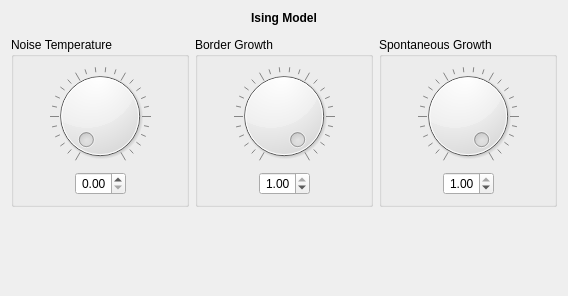
<?xml version="1.0" encoding="UTF-8"?>
<ui version="4.0">
 <class>IsingWidget</class>
 <widget class="QWidget" name="IsingWidget">
  <property name="geometry">
   <rect>
    <x>0</x>
    <y>0</y>
    <width>568</width>
    <height>296</height>
   </rect>
  </property>
  <property name="windowTitle">
   <string>Form</string>
  </property>
  <property name="whatsThis">
   <string notr="true">https://forum.bossa.org/t/open-other-ising/12928/1</string>
  </property>
  <layout class="QVBoxLayout" name="verticalLayout">
   <item>
    <widget class="QLabel" name="nameLabel">
     <property name="font">
      <font>
       <bold>true</bold>
      </font>
     </property>
     <property name="text">
      <string>Ising Model</string>
     </property>
     <property name="alignment">
      <set>Qt::AlignmentFlag::AlignCenter</set>
     </property>
    </widget>
   </item>
   <item>
    <widget class="ServicePresetWidget" name="preset" native="true"/>
   </item>
   <item>
    <layout class="QHBoxLayout" name="horizontalLayout_3">
     <item>
      <widget class="QGroupBox" name="groupBox">
       <property name="title">
        <string>Noise Temperature</string>
       </property>
       <layout class="QVBoxLayout" name="verticalLayout_6">
        <item>
         <widget class="QDial" name="tempDial">
          <property name="maximum">
           <number>100</number>
          </property>
          <property name="orientation">
           <enum>Qt::Orientation::Vertical</enum>
          </property>
          <property name="notchesVisible">
           <bool>true</bool>
          </property>
         </widget>
        </item>
        <item>
         <layout class="QHBoxLayout" name="horizontalLayout_4">
          <item>
           <spacer name="horizontalSpacer_3">
            <property name="orientation">
             <enum>Qt::Orientation::Horizontal</enum>
            </property>
            <property name="sizeHint" stdset="0">
             <size>
              <width>40</width>
              <height>20</height>
             </size>
            </property>
           </spacer>
          </item>
          <item>
           <widget class="QDoubleSpinBox" name="tempSpinner">
            <property name="alignment">
             <set>Qt::AlignmentFlag::AlignRight|Qt::AlignmentFlag::AlignTrailing|Qt::AlignmentFlag::AlignVCenter</set>
            </property>
            <property name="maximum">
             <double>1.000000000000000</double>
            </property>
            <property name="singleStep">
             <double>0.100000000000000</double>
            </property>
           </widget>
          </item>
          <item>
           <spacer name="horizontalSpacer_2">
            <property name="orientation">
             <enum>Qt::Orientation::Horizontal</enum>
            </property>
            <property name="sizeHint" stdset="0">
             <size>
              <width>40</width>
              <height>20</height>
             </size>
            </property>
           </spacer>
          </item>
         </layout>
        </item>
       </layout>
      </widget>
     </item>
     <item>
      <widget class="QGroupBox" name="groupBox_3">
       <property name="title">
        <string>Border Growth</string>
       </property>
       <layout class="QVBoxLayout" name="verticalLayout_7">
        <item>
         <widget class="QDial" name="borderGrowthDial">
          <property name="maximum">
           <number>100</number>
          </property>
          <property name="value">
           <number>100</number>
          </property>
          <property name="notchesVisible">
           <bool>true</bool>
          </property>
         </widget>
        </item>
        <item>
         <layout class="QHBoxLayout" name="horizontalLayout_5">
          <item>
           <spacer name="horizontalSpacer_4">
            <property name="orientation">
             <enum>Qt::Orientation::Horizontal</enum>
            </property>
            <property name="sizeHint" stdset="0">
             <size>
              <width>40</width>
              <height>20</height>
             </size>
            </property>
           </spacer>
          </item>
          <item>
           <widget class="QDoubleSpinBox" name="borderGrowthSpinner">
            <property name="alignment">
             <set>Qt::AlignmentFlag::AlignRight|Qt::AlignmentFlag::AlignTrailing|Qt::AlignmentFlag::AlignVCenter</set>
            </property>
            <property name="maximum">
             <double>1.000000000000000</double>
            </property>
            <property name="singleStep">
             <double>0.100000000000000</double>
            </property>
            <property name="value">
             <double>1.000000000000000</double>
            </property>
           </widget>
          </item>
          <item>
           <spacer name="horizontalSpacer_5">
            <property name="orientation">
             <enum>Qt::Orientation::Horizontal</enum>
            </property>
            <property name="sizeHint" stdset="0">
             <size>
              <width>40</width>
              <height>20</height>
             </size>
            </property>
           </spacer>
          </item>
         </layout>
        </item>
       </layout>
      </widget>
     </item>
     <item>
      <widget class="QGroupBox" name="groupBox_2">
       <property name="title">
        <string>Spontaneous Growth</string>
       </property>
       <layout class="QVBoxLayout" name="verticalLayout_8">
        <item>
         <widget class="QDial" name="spontGrowthDial">
          <property name="maximum">
           <number>100</number>
          </property>
          <property name="value">
           <number>100</number>
          </property>
          <property name="notchesVisible">
           <bool>true</bool>
          </property>
         </widget>
        </item>
        <item>
         <layout class="QHBoxLayout" name="horizontalLayout_6">
          <item>
           <spacer name="horizontalSpacer_6">
            <property name="orientation">
             <enum>Qt::Orientation::Horizontal</enum>
            </property>
            <property name="sizeHint" stdset="0">
             <size>
              <width>40</width>
              <height>20</height>
             </size>
            </property>
           </spacer>
          </item>
          <item>
           <widget class="QDoubleSpinBox" name="spontGrowthSpinner">
            <property name="alignment">
             <set>Qt::AlignmentFlag::AlignRight|Qt::AlignmentFlag::AlignTrailing|Qt::AlignmentFlag::AlignVCenter</set>
            </property>
            <property name="maximum">
             <double>1.000000000000000</double>
            </property>
            <property name="singleStep">
             <double>0.100000000000000</double>
            </property>
            <property name="value">
             <double>1.000000000000000</double>
            </property>
           </widget>
          </item>
          <item>
           <spacer name="horizontalSpacer_7">
            <property name="orientation">
             <enum>Qt::Orientation::Horizontal</enum>
            </property>
            <property name="sizeHint" stdset="0">
             <size>
              <width>40</width>
              <height>20</height>
             </size>
            </property>
           </spacer>
          </item>
         </layout>
        </item>
       </layout>
      </widget>
     </item>
    </layout>
   </item>
   <item>
    <spacer name="verticalSpacer">
     <property name="orientation">
      <enum>Qt::Orientation::Vertical</enum>
     </property>
     <property name="sizeHint" stdset="0">
      <size>
       <width>20</width>
       <height>40</height>
      </size>
     </property>
    </spacer>
   </item>
  </layout>
 </widget>
 <customwidgets>
  <customwidget>
   <class>ServicePresetWidget</class>
   <extends>QWidget</extends>
   <header>widgets/servicepresetwidget.h</header>
   <container>1</container>
  </customwidget>
 </customwidgets>
 <resources/>
 <connections/>
</ui>
